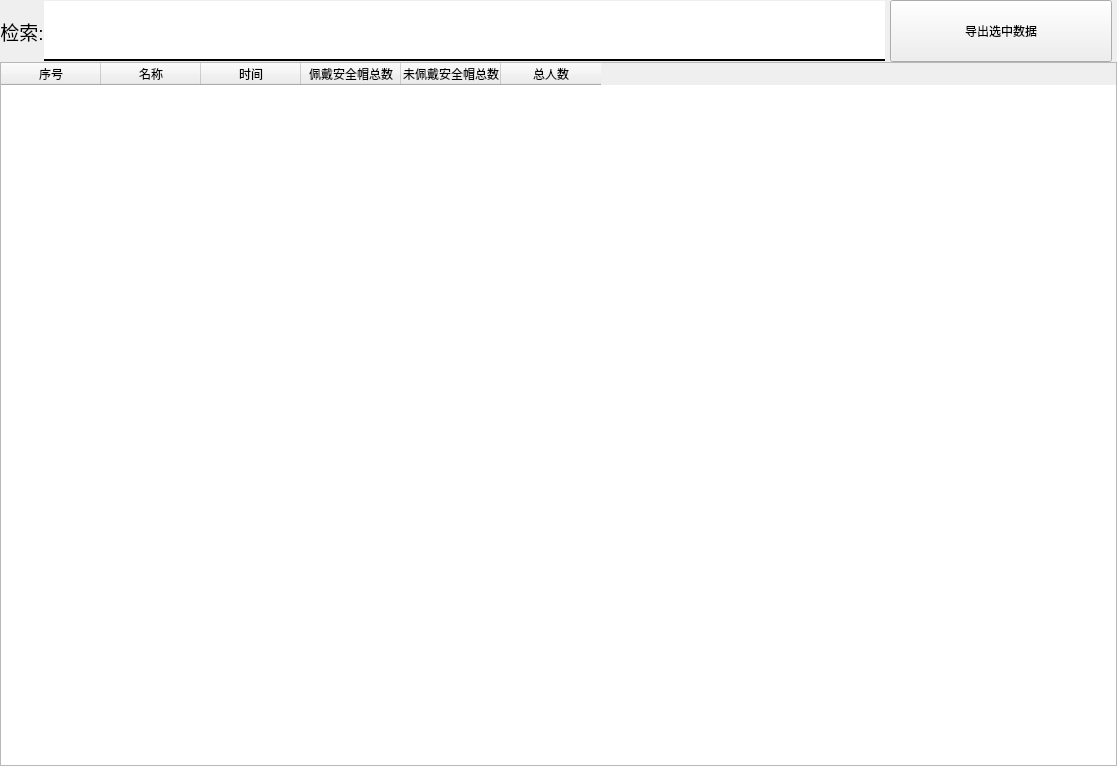
<?xml version="1.0" encoding="UTF-8"?>
<ui version="4.0">
 <class>TableForm</class>
 <widget class="QWidget" name="TableForm">
  <property name="geometry">
   <rect>
    <x>0</x>
    <y>0</y>
    <width>1117</width>
    <height>766</height>
   </rect>
  </property>
  <property name="windowTitle">
   <string>数据导出</string>
  </property>
  <property name="windowIcon">
   <iconset resource="src/icons.qrc">
    <normaloff>:/icons/database.png</normaloff>:/icons/database.png</iconset>
  </property>
  <layout class="QHBoxLayout" name="horizontalLayout_4">
   <property name="leftMargin">
    <number>0</number>
   </property>
   <property name="topMargin">
    <number>0</number>
   </property>
   <property name="rightMargin">
    <number>0</number>
   </property>
   <property name="bottomMargin">
    <number>0</number>
   </property>
   <item>
    <layout class="QVBoxLayout" name="verticalLayout" stretch="1,9">
     <property name="spacing">
      <number>0</number>
     </property>
     <item>
      <layout class="QHBoxLayout" name="horizontalLayout_3" stretch="8,2">
       <property name="rightMargin">
        <number>5</number>
       </property>
       <item>
        <layout class="QHBoxLayout" name="horizontalLayout_2">
         <property name="spacing">
          <number>0</number>
         </property>
         <property name="rightMargin">
          <number>5</number>
         </property>
         <item>
          <widget class="QLabel" name="label">
           <property name="font">
            <font>
             <pointsize>14</pointsize>
            </font>
           </property>
           <property name="text">
            <string>检索:</string>
           </property>
           <property name="alignment">
            <set>Qt::AlignCenter</set>
           </property>
           <property name="wordWrap">
            <bool>false</bool>
           </property>
           <property name="margin">
            <number>3</number>
           </property>
          </widget>
         </item>
         <item>
          <widget class="QLineEdit" name="lineEdit">
           <property name="minimumSize">
            <size>
             <width>60</width>
             <height>35</height>
            </size>
           </property>
           <property name="maximumSize">
            <size>
             <width>16777215</width>
             <height>60</height>
            </size>
           </property>
           <property name="font">
            <font>
             <pointsize>12</pointsize>
            </font>
           </property>
           <property name="styleSheet">
            <string notr="true">QLineEdit{border-top-width:0;
        border-right-width:0;
        border-left-width:0;
        border-bottom-width:2px;
		border-style:solid;
}</string>
           </property>
           <property name="inputMethodHints">
            <set>Qt::ImhNone</set>
           </property>
          </widget>
         </item>
        </layout>
       </item>
       <item>
        <widget class="QPushButton" name="exDataBtn">
         <property name="minimumSize">
          <size>
           <width>30</width>
           <height>62</height>
          </size>
         </property>
         <property name="text">
          <string>导出选中数据</string>
         </property>
        </widget>
       </item>
      </layout>
     </item>
     <item>
      <widget class="QTableWidget" name="tableWidget">
       <property name="editTriggers">
        <set>QAbstractItemView::NoEditTriggers</set>
       </property>
       <property name="showDropIndicator" stdset="0">
        <bool>true</bool>
       </property>
       <property name="selectionBehavior">
        <enum>QAbstractItemView::SelectRows</enum>
       </property>
       <property name="textElideMode">
        <enum>Qt::ElideMiddle</enum>
       </property>
       <attribute name="horizontalHeaderCascadingSectionResizes">
        <bool>true</bool>
       </attribute>
       <attribute name="horizontalHeaderStretchLastSection">
        <bool>false</bool>
       </attribute>
       <attribute name="verticalHeaderVisible">
        <bool>false</bool>
       </attribute>
       <column>
        <property name="text">
         <string>序号</string>
        </property>
       </column>
       <column>
        <property name="text">
         <string>名称</string>
        </property>
       </column>
       <column>
        <property name="text">
         <string>时间</string>
        </property>
       </column>
       <column>
        <property name="text">
         <string>佩戴安全帽总数</string>
        </property>
        <property name="textAlignment">
         <set>AlignCenter</set>
        </property>
       </column>
       <column>
        <property name="text">
         <string>未佩戴安全帽总数</string>
        </property>
        <property name="textAlignment">
         <set>AlignCenter</set>
        </property>
       </column>
       <column>
        <property name="text">
         <string>总人数</string>
        </property>
        <property name="textAlignment">
         <set>AlignCenter</set>
        </property>
       </column>
      </widget>
     </item>
    </layout>
   </item>
  </layout>
 </widget>
 <resources>
  <include location="src/icons.qrc"/>
 </resources>
 <connections/>
</ui>
